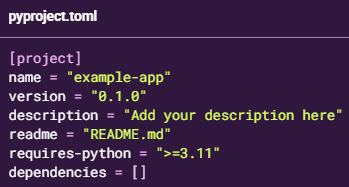
#> input picture notes/Python project/images/output.png, 349 x 187 px
$ jupyter execute create-python-project-application.ipynb
#> lines starting #> are read from the running program, lines starting #| are printed output that depends on the picture
### Create a python project application using uv:
- while trying to create a project, we can create it for <b>application</b> or <b>libraries</b>
- by default, we can create for application or also use ```--app``` flag
- by using ```--lib``` flag, we can create project for library instead

- the below command will create a python project application folder inside the folder "/example-app"

    ```uv init example-app```

- project files created below after running the above command:

[cell 1]
"""
example-app
├── .gitignore
├── .python-version
├── README.md
├── main.py
└── pyproject.toml
"""

- creating the project will create project.toml file which contains the metadata of the project

[cell 2]
from PIL import Image
from IPython.display import display

img = Image.open('images/output.png')
#> img is the input picture: PIL image 349x187 RGBA; mean R, G, B, A 61.3, 38.7, 70.4, 255
new_image = img.resize((370, 200))
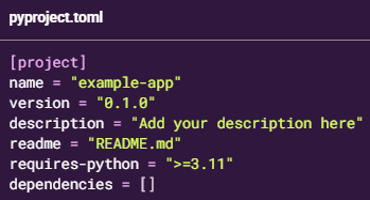
#> new_image: PIL image 370x200 RGBA; mean R, G, B, A 61.3, 38.7, 70.3, 255
display(new_image)
